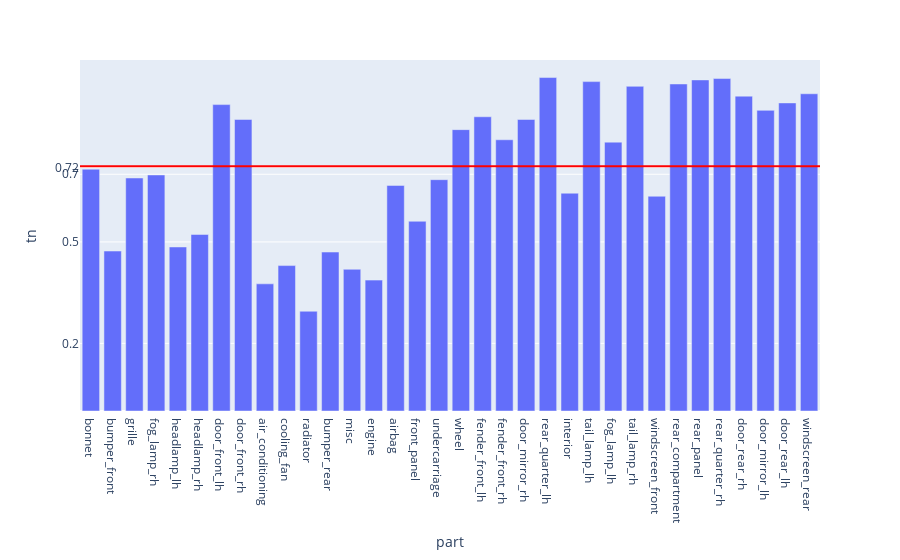

Notebook code for this chart:
### Code cell
fig = px.bar(evalMetrics, x = 'part', y = 'tn')

fig.add_hline(y=avgTn, line_width=2, line_color="red")

fig.update_layout(
    yaxis = dict(
        tickmode = 'array',
        tickvals = [np.format_float_positional(avgTn, 2), 0.2, 0.5, 0.7],
    )
)
fig

### Figure 1 — Plotly figure (JSON) as saved in the notebook; plotly's stock layout.template omitted (floating-point values rounded to 4 significant figures)
{"data": [{"alignmentgroup": "True", "hovertemplate": "part=%{x}<br>tn=%{y}<extra></extra>", "legendgroup": "", "marker": {"color": "#636efa", "pattern": {"shape": ""}}, "name": "", "offsetgroup": "", "orientation": "v", "showlegend": false, "textposition": "auto", "type": "bar", "x": ["bonnet", "bumper_front", "grille", "fog_lamp_rh", "headlamp_lh", "headlamp_rh", "door_front_lh", "door_front_rh", "air_conditioning", "cooling_fan", "radiator", "bumper_rear", "misc", "engine", "airbag", "front_panel", "undercarriage", "wheel", "fender_front_lh", "fender_front_rh", "door_mirror_rh", "rear_quarter_lh", "interior", "tail_lamp_lh", "fog_lamp_lh", "tail_lamp_rh", "windscreen_front", "rear_compartment", "rear_panel", "rear_quarter_rh", "door_rear_rh", "door_mirror_lh", "door_rear_lh", "windscreen_rear"], "xaxis": "x", "y": [0.715, 0.473, 0.689, 0.698, 0.485, 0.522, 0.906, 0.862, 0.376, 0.43, 0.295, 0.47, 0.419, 0.387, 0.667, 0.561, 0.684, 0.832, 0.87, 0.802, 0.862, 0.986, 0.644, 0.974, 0.795, 0.96, 0.635, 0.967, 0.979, 0.983, 0.931, 0.889, 0.911, 0.938], "yaxis": "y"}], "layout": {"barmode": "relative", "legend": {"tracegroupgap": 0}, "margin": {"t": 60}, "shapes": [{"line": {"color": "red", "width": 2}, "type": "line", "x0": 0, "x1": 1, "xref": "x domain", "y0": 0.7234, "y1": 0.7234, "yref": "y"}], "xaxis": {"anchor": "y", "domain": [0, 1], "title": {"text": "part"}}, "yaxis": {"anchor": "x", "domain": [0, 1], "tickmode": "array", "tickvals": ["0.72", 0.2, 0.5, 0.7], "title": {"text": "tn"}}}}
